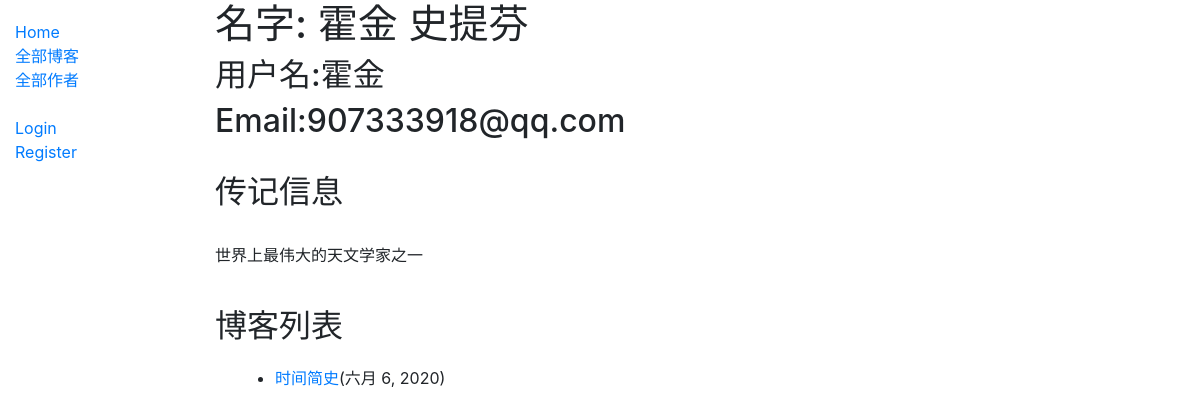
The page /blog/bloguser/18/ on the database its author committed.
### blog/models.py (models this page shows, shortened)
class BlogUser(User):
    bio_info = models.TextField(max_length=200, null=True, blank=True, help_text='Enter some biographical information.')
    def __str__(self):
        return f'{self.first_name} {self.last_name}'

class Blog(models.Model):
    name = models.CharField(max_length=50, help_text='Enter the name of the blog.')
    author = models.ForeignKey('BlogUser', on_delete=models.SET_NULL, null=True)
    post_date = models.DateField(auto_now_add=True)
    content = models.TextField(max_length=5000, help_text='Type your blog.')
    class Meta:
        ordering = ['-post_date']
    def get_absolute_url(self):
        return reverse('blog', args=(str(self.pk),))

### blog/views.py (the view)
# urls.py: path('bloguser/<int:pk>/', views.BlogUserDetailView.as_view(), name='bloguser-detail'),
class BlogUserDetailView(ListView):
    model = Blog
    template_name = 'blog/bloguser_detail.html'
    def get_queryset(self):
        return Blog.objects.filter(author_id=int(self.kwargs['pk']))
    def get_context_data(self, *, object_list=None, **kwargs):
        context = super().get_context_data(object_list=object_list, **kwargs)
        context['bloguser'] = BlogUser.objects.get(pk=int(self.kwargs['pk']))
        return context

### blog/templates/blog/bloguser_detail.html
{% extends 'base_generic.html' %}
{% block content %}
    <h1>名字: {{ bloguser }}</h1>
    <h2>用户名:{{ bloguser.username }}</h2>
    <h2>Email:{{ bloguser.email }}</h2>
    <br>
    <h2>传记信息</h2>
    <br>
    <p>{{ bloguser.bio_info }}</p>
    <br>
    <h2>博客列表</h2>
    <div style="margin-left:20px;margin-top:20px">
        <ul>
            {% for blog in blog_list %}
                <li><a href="{{ blog.get_absolute_url }}">{{ blog.name }}</a>({{ blog.post_date }})</li>
            {% endfor %}
        </ul>
    </div>
{% endblock %}

### rows shown on the page
BlogUser: bio_info "世界上最伟大的天文学家之一"
Blog: name "时间简史", post_date "六月 6, 2020"

### other values the page prints
{{ bloguser }} "霍金 史提芬"
{{ bloguser.username }} "霍金"
{{ bloguser.email }} "907333918@qq.com"
